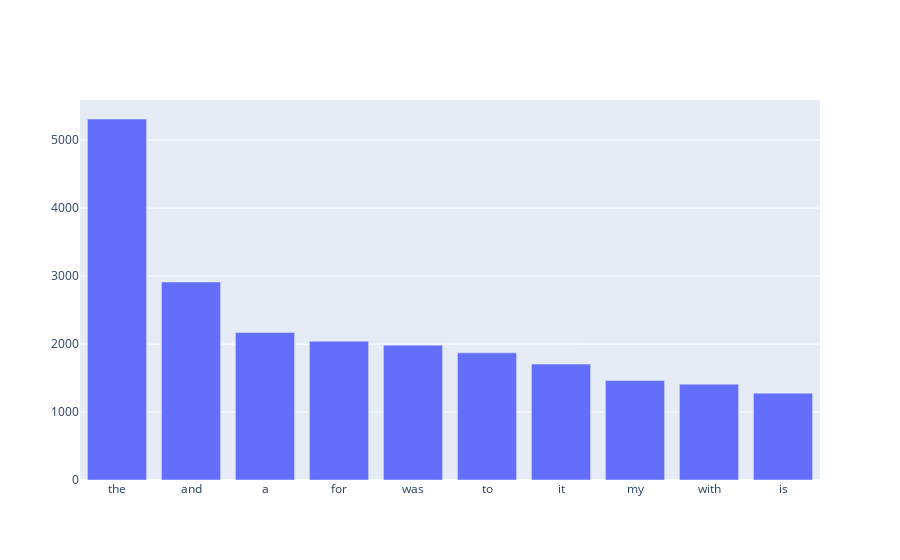

The notebook cell this image was saved under:
### Code cell
fig=go.Figure()
fig.add_trace(go.Bar(x=x,y=y))

### Figure 1 — Plotly figure (JSON) as saved in the notebook; plotly's stock layout.template omitted (floating-point values rounded to 4 significant figures)
{"data": [{"type": "bar", "x": ["the", "and", "a", "for", "was", "to", "it", "my", "with", "is"], "y": [5311, 2913, 2170, 2042, 1984, 1871, 1705, 1465, 1410, 1278]}], "layout": {}}
